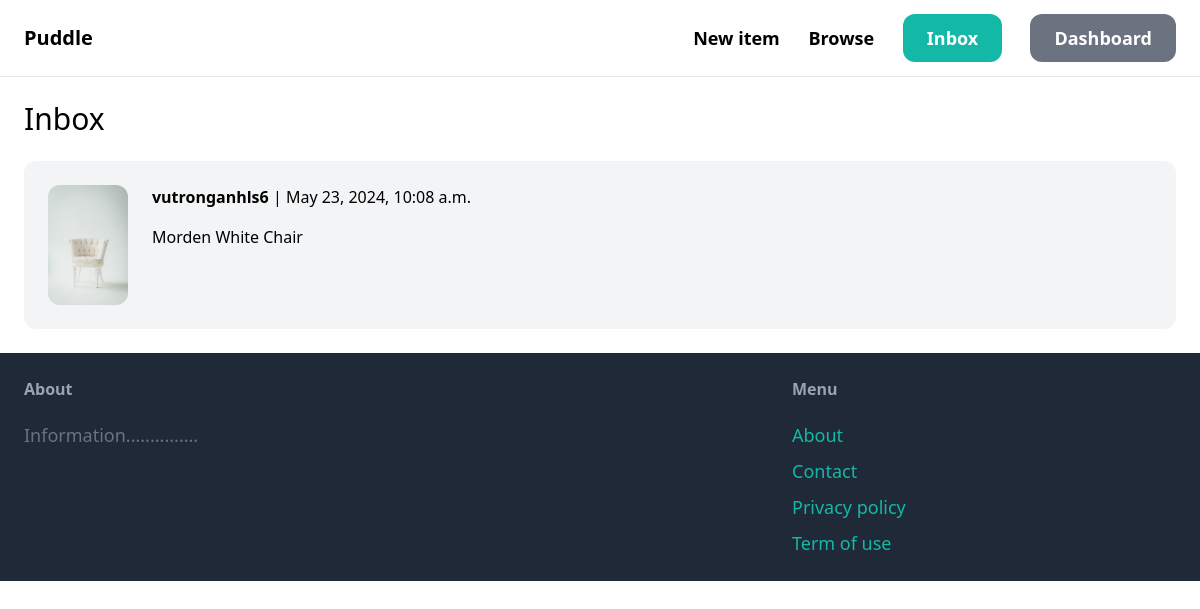
The page /inbox/ (signed in) on the database its author committed.
### conversation/models.py (models this page shows)
class Conversation(models.Model):
    item = models.ForeignKey(Item, related_name='conversations', on_delete=models.CASCADE)
    member = models.ManyToManyField(User, related_name='conversations')
    created_at = models.DateTimeField(auto_now_add=True)
    modified_at = models.DateTimeField(auto_now=True)
    class Meta:
        ordering = ('-modified_at',)

### item/models.py (models this page shows, shortened)
class Item(models.Model):
    category = models.ForeignKey(Category, related_name = 'items', on_delete=models.CASCADE)
    name= models.CharField(max_length=255)
    description = models.TextField(blank=True, null=True)
    price = models.FloatField()
    image = models.ImageField(upload_to='items_images', blank= True, null= True)
    is_sold = models.BooleanField(default= False)
    created_by = models.ForeignKey(User, related_name='items', on_delete=models.CASCADE)
    created_at = models.DateTimeField(auto_now_add=True)

### conversation/views.py (the view)
# urls.py: path('', views.inbox, name='inbox'),
@login_required
def inbox(request):
    conversations = Conversation.objects.filter(member__in=[request.user.id])
    return render(request, 'conversation/inbox.html', {'conversations': conversations,})

### conversation/templates/conversation/inbox.html (shortened to what this page needs)
{% extends 'core/base.html' %}
{% block content %}
<h1 class="mb-6 text-3xl"> Inbox </h1>
<div class="space-y-6">
    {% for conversation in conversations %}
        <a href="{% url 'conversation:detail' conversation.id %}">
            <div class="p-6 flex bg-gray-100 rounded-xl">
                <div class="pr-6">
                    <img src="{{conversation.item.image.url}}" class="w-20 rounded-xl">
                </div>
                <div>
                    {% for member in conversation.member.all %}
                        {% if member != request.user %}
                            <p class="mb-4"><strong>{{member.username}}</strong> | {{conversation.modified_at}}</p>
                            <p>{{conversation.item.name}}</p>
                        {% endif %}
                    {% endfor%}
                </div>
            </div>
        </a>
    {% endfor %}
</div>
{% endblock %}

### rows shown on the page
Conversation: item.image (picture), modified_at "May 23, 2024, 10:08 a.m.", item.name "Morden White Chair"

### other values the page prints
{{ member.username }} "vutronganhls6"
